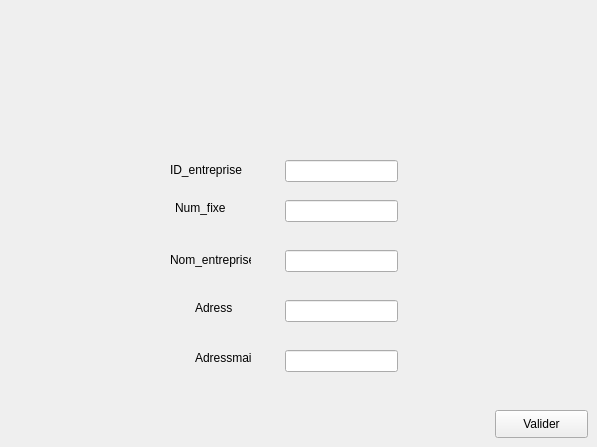
    <widget class="QWidget" name="page_5">
     <widget class="QLabel" name="label_22">
      <property name="geometry">
       <rect>
        <x>175</x>
        <y>200</y>
        <width>56</width>
        <height>16</height>
       </rect>
      </property>
      <property name="text">
       <string>Num_fixe</string>
      </property>
     </widget>
     <widget class="QPushButton" name="Valider_mod_farouk">
      <property name="geometry">
       <rect>
        <x>495</x>
        <y>410</y>
        <width>93</width>
        <height>28</height>
       </rect>
      </property>
      <property name="text">
       <string>Valider</string>
      </property>
     </widget>
     <widget class="QLineEdit" name="le_adress_farouk">
      <property name="geometry">
       <rect>
        <x>285</x>
        <y>300</y>
        <width>113</width>
        <height>22</height>
       </rect>
      </property>
     </widget>
     <widget class="QLineEdit" name="le_nom_farouk">
      <property name="geometry">
       <rect>
        <x>285</x>
        <y>250</y>
        <width>113</width>
        <height>22</height>
       </rect>
      </property>
     </widget>
     <widget class="QLineEdit" name="le_num_farouk">
      <property name="geometry">
       <rect>
        <x>285</x>
        <y>200</y>
        <width>113</width>
        <height>22</height>
       </rect>
      </property>
     </widget>
     <widget class="QLineEdit" name="le_id_farouk">
      <property name="geometry">
       <rect>
        <x>285</x>
        <y>160</y>
        <width>113</width>
        <height>22</height>
       </rect>
      </property>
     </widget>
     <widget class="QLabel" name="label_23">
      <property name="geometry">
       <rect>
        <x>195</x>
        <y>300</y>
        <width>56</width>
        <height>16</height>
       </rect>
      </property>
      <property name="text">
       <string>Adress</string>
      </property>
     </widget>
     <widget class="QLineEdit" name="le_adressmail_farouk">
      <property name="geometry">
       <rect>
        <x>285</x>
        <y>350</y>
        <width>113</width>
        <height>22</height>
       </rect>
      </property>
     </widget>
     <widget class="QLabel" name="label_24">
      <property name="geometry">
       <rect>
        <x>170</x>
        <y>250</y>
        <width>81</width>
        <height>20</height>
       </rect>
      </property>
      <property name="text">
       <string>Nom_entreprise</string>
      </property>
     </widget>
     <widget class="QLabel" name="label_25">
      <property name="geometry">
       <rect>
        <x>195</x>
        <y>350</y>
        <width>56</width>
        <height>16</height>
       </rect>
      </property>
      <property name="text">
       <string>Adressmail</string>
      </property>
     </widget>
     <widget class="QLabel" name="label_26">
      <property name="geometry">
       <rect>
        <x>170</x>
        <y>160</y>
        <width>81</width>
        <height>20</height>
       </rect>
      </property>
      <property name="text">
       <string>ID_entreprise</string>
      </property>
     </widget>
    </widget>
